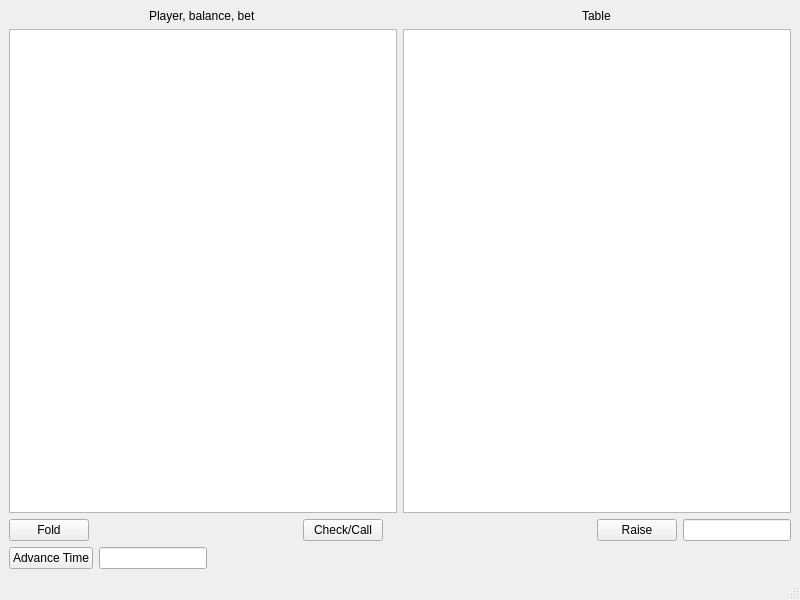
<?xml version="1.0" encoding="UTF-8"?>
<ui version="4.0">
 <class>MainWindow</class>
 <widget class="QMainWindow" name="MainWindow">
  <property name="geometry">
   <rect>
    <x>0</x>
    <y>0</y>
    <width>800</width>
    <height>600</height>
   </rect>
  </property>
  <property name="windowTitle">
   <string>MainWindow</string>
  </property>
  <widget class="QWidget" name="centralwidget">
   <layout class="QVBoxLayout" name="verticalLayout_3">
    <item>
     <layout class="QHBoxLayout" name="horizontalLayout_4">
      <item>
       <layout class="QVBoxLayout" name="verticalLayout">
        <item alignment="Qt::AlignHCenter">
         <widget class="QLabel" name="label">
          <property name="text">
           <string>Player, balance, bet</string>
          </property>
         </widget>
        </item>
        <item>
         <widget class="QListWidget" name="playerBalanceBetList"/>
        </item>
       </layout>
      </item>
      <item>
       <layout class="QVBoxLayout" name="verticalLayout_2">
        <item alignment="Qt::AlignHCenter">
         <widget class="QLabel" name="label_2">
          <property name="text">
           <string>Table</string>
          </property>
         </widget>
        </item>
        <item>
         <widget class="QListWidget" name="tableCardsList"/>
        </item>
       </layout>
      </item>
     </layout>
    </item>
    <item>
     <layout class="QHBoxLayout" name="horizontalLayout_5">
      <item>
       <widget class="QPushButton" name="foldButton">
        <property name="text">
         <string>Fold</string>
        </property>
       </widget>
      </item>
      <item>
       <spacer name="horizontalSpacer_2">
        <property name="orientation">
         <enum>Qt::Horizontal</enum>
        </property>
        <property name="sizeHint" stdset="0">
         <size>
          <width>40</width>
          <height>20</height>
         </size>
        </property>
       </spacer>
      </item>
      <item>
       <widget class="QPushButton" name="callButton">
        <property name="text">
         <string>Check/Call</string>
        </property>
       </widget>
      </item>
      <item>
       <spacer name="horizontalSpacer_3">
        <property name="orientation">
         <enum>Qt::Horizontal</enum>
        </property>
        <property name="sizeHint" stdset="0">
         <size>
          <width>40</width>
          <height>20</height>
         </size>
        </property>
       </spacer>
      </item>
      <item>
       <layout class="QHBoxLayout" name="horizontalLayout_2">
        <item>
         <widget class="QPushButton" name="raiseButton">
          <property name="text">
           <string>Raise</string>
          </property>
         </widget>
        </item>
        <item>
         <widget class="QLineEdit" name="raiseLineEdit">
          <property name="sizePolicy">
           <sizepolicy hsizetype="Minimum" vsizetype="Fixed">
            <horstretch>0</horstretch>
            <verstretch>0</verstretch>
           </sizepolicy>
          </property>
         </widget>
        </item>
       </layout>
      </item>
     </layout>
    </item>
    <item>
     <layout class="QHBoxLayout" name="horizontalLayout">
      <item>
       <widget class="QPushButton" name="advanceTimeButton">
        <property name="text">
         <string>Advance Time</string>
        </property>
       </widget>
      </item>
      <item>
       <widget class="QLineEdit" name="advanceTimeLineEdit">
        <property name="sizePolicy">
         <sizepolicy hsizetype="Minimum" vsizetype="Fixed">
          <horstretch>0</horstretch>
          <verstretch>0</verstretch>
         </sizepolicy>
        </property>
       </widget>
      </item>
      <item>
       <spacer name="horizontalSpacer">
        <property name="orientation">
         <enum>Qt::Horizontal</enum>
        </property>
        <property name="sizeHint" stdset="0">
         <size>
          <width>40</width>
          <height>20</height>
         </size>
        </property>
       </spacer>
      </item>
     </layout>
    </item>
   </layout>
  </widget>
  <widget class="QMenuBar" name="menubar">
   <property name="geometry">
    <rect>
     <x>0</x>
     <y>0</y>
     <width>800</width>
     <height>27</height>
    </rect>
   </property>
  </widget>
  <widget class="QStatusBar" name="statusbar"/>
 </widget>
 <resources/>
 <connections/>
</ui>
